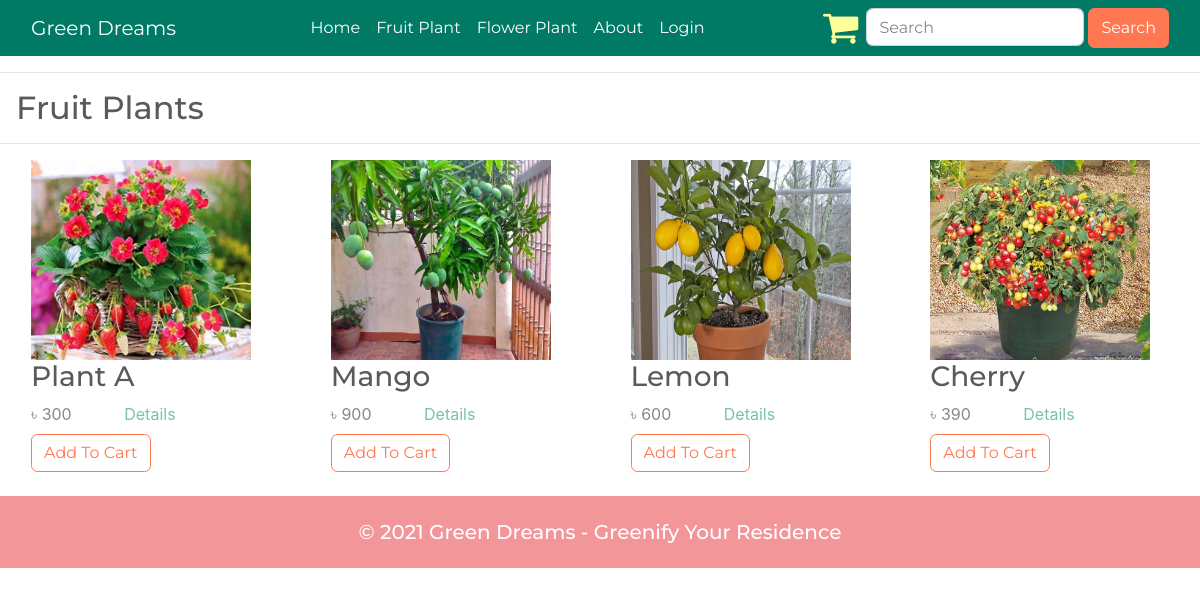
Screenshot of /fruit-plants/ with the database file from the repository.
### app/models.py (models this page shows, shortened)
class Plant(models.Model):
    title = models.CharField(max_length=200)
    slug = models.SlugField(unique=True)
    category = models.CharField(max_length=20, choices=CATEGORIES)
    image = models.ImageField(upload_to="plants")
    price = models.PositiveIntegerField()
    description = models.TextField()
    featured = models.BooleanField(default=False)
    date = models.DateTimeField(auto_now_add=True)

### app/views.py (the view)
# urls.py: path("fruit-plants/", FruitPlantsView.as_view(), name="fruits"),
class FruitPlantsView(TemplateView):
    template_name = "fruits.html"
    def get_context_data(self, **kwargs):
        context = super().get_context_data(**kwargs)
        context['plants'] = Plant.objects.all().order_by('-date')
        return context

### templates/fruits.html
{% extends "base.html" %}
{% block content %}
<hr>
<h2 class="ml-3">Fruit Plants</h2>
<hr>
<div class="row ml-3 mb-3 mt- 3">
    {%for plant in plants%}
        {% if plant.category == 'fruit'%}
        <div class="col-lg-3 col-md-4 col-sm-6">
            <img src="{{plant.image.url}}" alt="" style="width: 220px; height: 200px;">
                <h3 class="">{{ plant.title }}</h3>
                <span class="price">&#2547; {{plant.price}}</span>
                <a href="{% url 'app:details' plant.slug%}" class="ml-5">Details</a>
                <a href="{% url 'app:addtocart' plant.id %}" class="btn btn-outline-danger mt-2 mr-4 text-center ">Add To Cart</a>
        </div>
        {% endif %}
{% endfor %}
</div>
{% endblock %}

### static/style.css (style rules this page uses)
* { padding: 0; margin: 0; }
body { box-sizing: border-box; font-family: sans-serif; background: whitesmoke; }
a { text-decoration: none !important; color: black; }

### rows the page displays
Plant: image (picture), title "Plant A", price "300"
Plant: image (picture), title "Mango", price "900"
Plant: image (picture), title "Lemon", price "600"
Plant: image (picture), title "Cherry", price "390"
